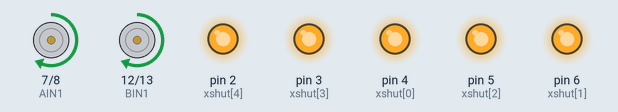
The sketch below on a simulated Arduino Uno, built with avr-gcc and run on an emulated ATmega328P. On the bench: motor-driver pin pairs drawn as motors (green arrow = first pin HIGH = forward, orange = second pin HIGH = backward, longer = more drive, scaled by the enable pin), output pins drawn as LEDs (lit = HIGH). What the sketch prints to the serial monitor is not drawn.

Above: at 3.1 s.
At 6.6 s:
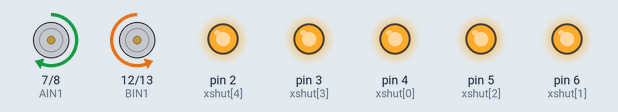
At 7.6 s:
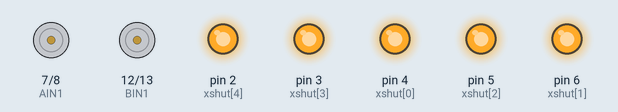
Timing chart, 0 to 9.1 s (numbered marks = the images above):
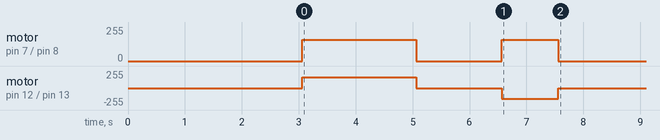

The sketch:

robot_route.ino
```cpp
// 미로 길 외워서 가기 (신경망 안 씀). 좌우반전 4x4 미로, 출발 오른쪽 아래 -> 도착 왼쪽 위, 칸 25cm.
// 외운 길:  직진2칸 → 우회전 → 직진2칸(벽까지) → 우회전 → 직진1칸 → 좌회전 → 직진1칸(벽까지) → 좌회전 → 직진2칸(벽까지) → 끝
// 처음엔 CAL_MODE를 1로 두고 시험해서 CELL_MS, TURN90_MS를 맞춘 뒤, CAL_MODE를 0으로 바꿔 다시 올린다.
#include <Wire.h>
#include <VL53L0X.h>
#include <math.h>

#define CAL_MODE 1                // 1: 보정 시험(2초 직진 + 1초 우회전), 0: 외운 길 달리기

// ===================== 여기만 바꾸면 되는 설정 =====================
const int xshut[5] = {4, 6, 5, 3, 2};   // 왼90, 왼45, 앞, 오45, 오90 (센서 순서)
const bool LEFT_IS_A    = true;         // 모터 A가 왼쪽이면 true
const bool INVERT_LEFT  = false;        // 왼쪽 바퀴가 뒤로 돌면 true
const bool INVERT_RIGHT = false;        // 오른쪽 바퀴가 뒤로 돌면 true

const int FWD_PWM  = 160;               // 직진할 때 힘(0~255)
const int TURN_PWM = 150;               // 제자리 회전할 때 힘
int CELL_MS   = 1250;                   // 한 칸(25cm) 가는 시간(ms)  <- 보정 시험으로 맞춘다
int TURN90_MS = 350;                    // 90도 도는 시간(ms)         <- 보정 시험으로 맞춘다

const int STOP_MM = 90;                 // 앞 센서가 이 값 이하면 벽에 다 왔다고 보고 멈춘다 (고장난 센서는 60mm 아래로 못 내려감)
const float KP = 0.20;                  // 양옆 벽 사이 가운데를 유지하는 세기 (너무 흔들리면 줄인다)
// ===================================================================

const int AIN1 = 7,  AIN2 = 8,  PWMA = 9;
const int BIN1 = 12, BIN2 = 13, PWMB = 10;
VL53L0X sensor[5];

void motor(int in1, int in2, int pwm, int speed) {     // speed: -255 ~ 255
  digitalWrite(in1, speed > 0 ? HIGH : LOW);
  digitalWrite(in2, speed < 0 ? HIGH : LOW);
  analogWrite(pwm, abs(speed));
}
void drivePWM(int left, int right) {
  if (INVERT_LEFT) left = -left;
  if (INVERT_RIGHT) right = -right;
  if (LEFT_IS_A) { motor(AIN1, AIN2, PWMA, left);  motor(BIN1, BIN2, PWMB, right); }
  else           { motor(AIN1, AIN2, PWMA, right); motor(BIN1, BIN2, PWMB, left); }
}
void stopAll() { drivePWM(0, 0); }

int readMM(int i) {
  int d = sensor[i].readRangeContinuousMillimeters();
  if (sensor[i].timeoutOccurred() || d > 1200) d = 1200;
  return d;
}

// 직진: ms 시간 동안 간다. 양옆 벽이 둘 다 보이면 가운데로 맞춘다.
// untilWall이 true면 앞 벽(STOP_MM)에 닿으면 일찍 멈춘다. false여도 앞이 너무 가까우면 멈춘다(충돌 방지).
void forward(unsigned long ms, bool untilWall) {
  unsigned long t0 = millis();
  while (millis() - t0 < ms) {
    int L = readMM(0), F = readMM(2), R = readMM(4);
    if (F <= STOP_MM && (untilWall || F <= 70)) break;
    int l = FWD_PWM, r = FWD_PWM;
    if (L < 250 && R < 250) {                       // 양옆에 벽이 있을 때만
      int corr = (int)(KP * (L - R));               // L이 크면 오른쪽 벽에 가까움 -> 왼쪽으로
      corr = constrain(corr, -50, 50);
      l -= corr; r += corr;
    }
    drivePWM(l, r);
    Serial.print("L "); Serial.print(L); Serial.print(" F "); Serial.print(F); Serial.print(" R "); Serial.println(R);
  }
  stopAll(); delay(200);
}

void turnRight() { drivePWM(TURN_PWM, -TURN_PWM); delay(TURN90_MS); stopAll(); delay(250); }
void turnLeft()  { drivePWM(-TURN_PWM, TURN_PWM); delay(TURN90_MS); stopAll(); delay(250); }

void setup() {
  Serial.begin(115200);
  Wire.begin();
  pinMode(AIN1, OUTPUT); pinMode(AIN2, OUTPUT); pinMode(PWMA, OUTPUT);
  pinMode(BIN1, OUTPUT); pinMode(BIN2, OUTPUT); pinMode(PWMB, OUTPUT);
  stopAll();
  for (int i = 0; i < 5; i++) { pinMode(xshut[i], OUTPUT); digitalWrite(xshut[i], LOW); }
  delay(10);
  for (int i = 0; i < 5; i++) {
    digitalWrite(xshut[i], HIGH); delay(10);
    sensor[i].setTimeout(500);
    if (!sensor[i].init()) { Serial.print("센서 시작 실패: "); Serial.println(i + 1); while (true) {} }
    sensor[i].setAddress(0x30 + i);
    sensor[i].startContinuous(50);
  }
  Serial.println("준비 완료. 3초 뒤 출발합니다.");
  delay(3000);

#if CAL_MODE
  // 보정 시험: 평평한 곳에 놓고, 2초 직진 후 1초 우회전한다. 벽은 없어도 된다.
  Serial.println("보정 시험: 2초 직진");
  drivePWM(FWD_PWM, FWD_PWM); delay(2000); stopAll(); delay(1500);
  Serial.println("보정 시험: 1초 우회전");
  drivePWM(TURN_PWM, -TURN_PWM); delay(1000); stopAll();
  Serial.println("끝. 간 거리(cm)와 돈 각도(도)를 재서 CELL_MS, TURN90_MS를 계산하세요.");
#else
  // ===== 외운 길 =====
  forward(2UL * CELL_MS, false);       // 직진 2칸
  turnRight();
  forward(2UL * CELL_MS * 14 / 10, true);   // 직진 2칸 (앞 벽까지, 늦으면 1.4배 시간에서 멈춤)
  turnRight();
  forward(1UL * CELL_MS, false);       // 직진 1칸
  turnLeft();
  forward(1UL * CELL_MS * 14 / 10, true);   // 직진 1칸 (앞 벽까지)
  turnLeft();
  forward(2UL * CELL_MS * 14 / 10, true);   // 직진 2칸 (앞 벽까지) = 도착
  Serial.println("도착!");
#endif
  stopAll();
}

void loop() { }
```
